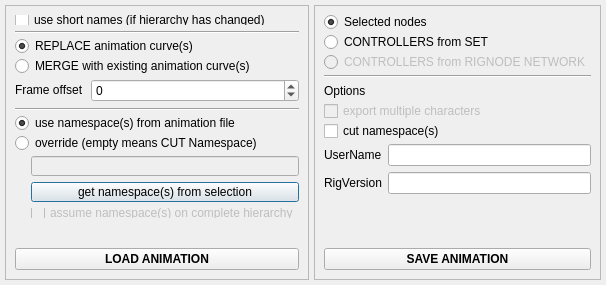
<?xml version="1.0" encoding="UTF-8"?>
<ui version="4.0">
 <class>dialog</class>
 <widget class="QDialog" name="dialog">
  <property name="geometry">
   <rect>
    <x>0</x>
    <y>0</y>
    <width>540</width>
    <height>285</height>
   </rect>
  </property>
  <property name="windowTitle">
   <string>Save / Load animation</string>
  </property>
  <property name="sizeGripEnabled">
   <bool>false</bool>
  </property>
  <layout class="QHBoxLayout" name="horizontalLayout">
   <property name="spacing">
    <number>5</number>
   </property>
   <property name="margin">
    <number>5</number>
   </property>
   <item>
    <widget class="QFrame" name="frame">
     <property name="frameShape">
      <enum>QFrame::StyledPanel</enum>
     </property>
     <property name="frameShadow">
      <enum>QFrame::Sunken</enum>
     </property>
     <layout class="QVBoxLayout" name="verticalLayout">
      <item>
       <widget class="QCheckBox" name="cbShortNames">
        <property name="minimumSize">
         <size>
          <width>0</width>
          <height>10</height>
         </size>
        </property>
        <property name="maximumSize">
         <size>
          <width>16777215</width>
          <height>10</height>
         </size>
        </property>
        <property name="toolTip">
         <string>will look for a node only by short name.

Unpredictable results if multiple nodes with same names in different hierarchies exist.</string>
        </property>
        <property name="text">
         <string>use short names (if hierarchy has changed)</string>
        </property>
       </widget>
      </item>
      <item>
       <widget class="Line" name="line_2">
        <property name="minimumSize">
         <size>
          <width>0</width>
          <height>2</height>
         </size>
        </property>
        <property name="maximumSize">
         <size>
          <width>16777215</width>
          <height>2</height>
         </size>
        </property>
        <property name="orientation">
         <enum>Qt::Horizontal</enum>
        </property>
       </widget>
      </item>
      <item>
       <layout class="QGridLayout" name="gridLayout_4">
        <property name="sizeConstraint">
         <enum>QLayout::SetDefaultConstraint</enum>
        </property>
        <property name="verticalSpacing">
         <number>6</number>
        </property>
        <item row="1" column="0">
         <widget class="QRadioButton" name="rbReplaceKeys">
          <property name="sizePolicy">
           <sizepolicy hsizetype="Minimum" vsizetype="Fixed">
            <horstretch>0</horstretch>
            <verstretch>0</verstretch>
           </sizepolicy>
          </property>
          <property name="minimumSize">
           <size>
            <width>0</width>
            <height>14</height>
           </size>
          </property>
          <property name="maximumSize">
           <size>
            <width>16777213</width>
            <height>14</height>
           </size>
          </property>
          <property name="toolTip">
           <string>Delete animation curves of the affected node 
before applying new animation</string>
          </property>
          <property name="text">
           <string>REPLACE animation curve(s)</string>
          </property>
          <property name="checked">
           <bool>true</bool>
          </property>
          <property name="autoExclusive">
           <bool>false</bool>
          </property>
         </widget>
        </item>
        <item row="2" column="0">
         <widget class="QRadioButton" name="rbMergeKeys">
          <property name="sizePolicy">
           <sizepolicy hsizetype="Minimum" vsizetype="Fixed">
            <horstretch>0</horstretch>
            <verstretch>0</verstretch>
           </sizepolicy>
          </property>
          <property name="minimumSize">
           <size>
            <width>0</width>
            <height>14</height>
           </size>
          </property>
          <property name="maximumSize">
           <size>
            <width>16777215</width>
            <height>14</height>
           </size>
          </property>
          <property name="toolTip">
           <string>Pastes in keys without removing existing animations on node</string>
          </property>
          <property name="text">
           <string>MERGE with existing animation curve(s)</string>
          </property>
          <property name="autoExclusive">
           <bool>false</bool>
          </property>
         </widget>
        </item>
       </layout>
      </item>
      <item>
       <layout class="QGridLayout" name="gridLayout_6">
        <property name="sizeConstraint">
         <enum>QLayout::SetFixedSize</enum>
        </property>
        <item row="0" column="0">
         <widget class="QLabel" name="label">
          <property name="sizePolicy">
           <sizepolicy hsizetype="Fixed" vsizetype="Fixed">
            <horstretch>0</horstretch>
            <verstretch>0</verstretch>
           </sizepolicy>
          </property>
          <property name="minimumSize">
           <size>
            <width>70</width>
            <height>12</height>
           </size>
          </property>
          <property name="maximumSize">
           <size>
            <width>70</width>
            <height>12</height>
           </size>
          </property>
          <property name="toolTip">
           <string>add animation starting on frame x</string>
          </property>
          <property name="text">
           <string>Frame offset</string>
          </property>
         </widget>
        </item>
        <item row="0" column="1">
         <widget class="QSpinBox" name="fOffset">
          <property name="minimumSize">
           <size>
            <width>40</width>
            <height>18</height>
           </size>
          </property>
          <property name="toolTip">
           <string>add animation starting on frame x</string>
          </property>
          <property name="minimum">
           <number>-9999</number>
          </property>
          <property name="maximum">
           <number>9999</number>
          </property>
         </widget>
        </item>
       </layout>
      </item>
      <item>
       <widget class="Line" name="line">
        <property name="minimumSize">
         <size>
          <width>0</width>
          <height>2</height>
         </size>
        </property>
        <property name="maximumSize">
         <size>
          <width>16777215</width>
          <height>2</height>
         </size>
        </property>
        <property name="orientation">
         <enum>Qt::Horizontal</enum>
        </property>
       </widget>
      </item>
      <item>
       <layout class="QGridLayout" name="gridLayout_5">
        <item row="1" column="0">
         <widget class="QRadioButton" name="rbNameSpaceFromAnim">
          <property name="minimumSize">
           <size>
            <width>0</width>
            <height>14</height>
           </size>
          </property>
          <property name="maximumSize">
           <size>
            <width>16777215</width>
            <height>14</height>
           </size>
          </property>
          <property name="toolTip">
           <string>This function will use the names from animation file 
without changing namespaces</string>
          </property>
          <property name="text">
           <string>use namespace(s) from animation file</string>
          </property>
          <property name="checked">
           <bool>true</bool>
          </property>
          <property name="autoExclusive">
           <bool>false</bool>
          </property>
         </widget>
        </item>
        <item row="2" column="0">
         <widget class="QRadioButton" name="rbNameSpaceOverride">
          <property name="enabled">
           <bool>true</bool>
          </property>
          <property name="minimumSize">
           <size>
            <width>0</width>
            <height>14</height>
           </size>
          </property>
          <property name="maximumSize">
           <size>
            <width>16777215</width>
            <height>14</height>
           </size>
          </property>
          <property name="toolTip">
           <string>This option will remove namespaces if empty 
or overwrite namespaces from animation file with new namespace</string>
          </property>
          <property name="text">
           <string>override (empty means CUT Namespace)</string>
          </property>
          <property name="checkable">
           <bool>true</bool>
          </property>
          <property name="checked">
           <bool>false</bool>
          </property>
          <property name="autoExclusive">
           <bool>false</bool>
          </property>
         </widget>
        </item>
       </layout>
      </item>
      <item>
       <layout class="QGridLayout" name="gridLayout_2">
        <item row="0" column="1">
         <widget class="QLineEdit" name="tbNamespace">
          <property name="enabled">
           <bool>false</bool>
          </property>
          <property name="minimumSize">
           <size>
            <width>0</width>
            <height>20</height>
           </size>
          </property>
          <property name="maximumSize">
           <size>
            <width>16777215</width>
            <height>20</height>
           </size>
          </property>
         </widget>
        </item>
        <item row="1" column="1">
         <widget class="QPushButton" name="btnNamespace">
          <property name="enabled">
           <bool>true</bool>
          </property>
          <property name="minimumSize">
           <size>
            <width>0</width>
            <height>20</height>
           </size>
          </property>
          <property name="maximumSize">
           <size>
            <width>16777215</width>
            <height>20</height>
           </size>
          </property>
          <property name="toolTip">
           <string>gets the namespace from currently selected scene node</string>
          </property>
          <property name="text">
           <string>get namespace(s) from selection</string>
          </property>
         </widget>
        </item>
        <item row="0" column="0">
         <widget class="QWidget" name="widget_3" native="true">
          <property name="sizePolicy">
           <sizepolicy hsizetype="Fixed" vsizetype="Fixed">
            <horstretch>0</horstretch>
            <verstretch>0</verstretch>
           </sizepolicy>
          </property>
          <property name="minimumSize">
           <size>
            <width>10</width>
            <height>12</height>
           </size>
          </property>
          <property name="maximumSize">
           <size>
            <width>10</width>
            <height>12</height>
           </size>
          </property>
         </widget>
        </item>
        <item row="2" column="1">
         <widget class="QCheckBox" name="cbForceNameSpace">
          <property name="enabled">
           <bool>false</bool>
          </property>
          <property name="minimumSize">
           <size>
            <width>0</width>
            <height>10</height>
           </size>
          </property>
          <property name="maximumSize">
           <size>
            <width>16777215</width>
            <height>10</height>
           </size>
          </property>
          <property name="toolTip">
           <string>&lt;!DOCTYPE HTML PUBLIC &quot;-//W3C//DTD HTML 4.0//EN&quot; &quot;http://www.w3.org/TR/REC-html40/strict.dtd&quot;&gt;
&lt;html&gt;&lt;head&gt;&lt;meta name=&quot;qrichtext&quot; content=&quot;1&quot; /&gt;&lt;style type=&quot;text/css&quot;&gt;
p, li { white-space: pre-wrap; }
&lt;/style&gt;&lt;/head&gt;&lt;body style=&quot; font-family:'MS Shell Dlg 2'; font-size:8.25pt; font-weight:400; font-style:normal;&quot;&gt;
&lt;p style=&quot; margin-top:0px; margin-bottom:0px; margin-left:0px; margin-right:0px; -qt-block-indent:0; text-indent:0px;&quot;&gt;&lt;span style=&quot; font-size:8pt;&quot;&gt;use this if you have namespaces on nodes but animation was saved:&lt;/span&gt;&lt;/p&gt;
&lt;p style=&quot; margin-top:0px; margin-bottom:0px; margin-left:0px; margin-right:0px; -qt-block-indent:0; text-indent:0px;&quot;&gt;&lt;span style=&quot; font-size:8pt;&quot;&gt;- with &amp;quot;cut namespaces&amp;quot; option enabled or&lt;/span&gt;&lt;/p&gt;
&lt;p style=&quot; margin-top:0px; margin-bottom:0px; margin-left:0px; margin-right:0px; -qt-block-indent:0; text-indent:0px;&quot;&gt;&lt;span style=&quot; font-size:8pt;&quot;&gt;- from nodes without namespaces&lt;/span&gt;&lt;/p&gt;&lt;/body&gt;&lt;/html&gt;</string>
          </property>
          <property name="text">
           <string>assume namespace(s) on complete hierarchy</string>
          </property>
         </widget>
        </item>
       </layout>
      </item>
      <item>
       <widget class="QWidget" name="widget" native="true">
        <property name="minimumSize">
         <size>
          <width>0</width>
          <height>0</height>
         </size>
        </property>
       </widget>
      </item>
      <item>
       <widget class="QPushButton" name="btnLoad">
        <property name="font">
         <font>
          <weight>75</weight>
          <bold>true</bold>
         </font>
        </property>
        <property name="text">
         <string>LOAD ANIMATION</string>
        </property>
       </widget>
      </item>
     </layout>
    </widget>
   </item>
   <item>
    <widget class="QFrame" name="frame_2">
     <property name="frameShape">
      <enum>QFrame::StyledPanel</enum>
     </property>
     <property name="frameShadow">
      <enum>QFrame::Sunken</enum>
     </property>
     <layout class="QVBoxLayout" name="verticalLayout_2">
      <item>
       <layout class="QGridLayout" name="gridLayout">
        <item row="0" column="0">
         <widget class="QRadioButton" name="rbSelection">
          <property name="minimumSize">
           <size>
            <width>0</width>
            <height>14</height>
           </size>
          </property>
          <property name="maximumSize">
           <size>
            <width>16777215</width>
            <height>14</height>
           </size>
          </property>
          <property name="toolTip">
           <string>Save animation of selected scene nodes</string>
          </property>
          <property name="text">
           <string>Selected nodes</string>
          </property>
          <property name="checked">
           <bool>true</bool>
          </property>
         </widget>
        </item>
        <item row="2" column="0">
         <widget class="QRadioButton" name="rbMethod1">
          <property name="enabled">
           <bool>false</bool>
          </property>
          <property name="minimumSize">
           <size>
            <width>0</width>
            <height>14</height>
           </size>
          </property>
          <property name="maximumSize">
           <size>
            <width>16777215</width>
            <height>14</height>
           </size>
          </property>
          <property name="toolTip">
           <string>Will look for controllers of 1 or more characters 
with the help of rig node network with custom nodes. 
(needs a selection if more characters exist in scene)</string>
          </property>
          <property name="text">
           <string>CONTROLLERS from RIGNODE NETWORK</string>
          </property>
         </widget>
        </item>
        <item row="4" column="0">
         <widget class="QLabel" name="label_3">
          <property name="sizePolicy">
           <sizepolicy hsizetype="Preferred" vsizetype="Fixed">
            <horstretch>0</horstretch>
            <verstretch>0</verstretch>
           </sizepolicy>
          </property>
          <property name="minimumSize">
           <size>
            <width>0</width>
            <height>12</height>
           </size>
          </property>
          <property name="text">
           <string>Options</string>
          </property>
         </widget>
        </item>
        <item row="6" column="0">
         <widget class="QCheckBox" name="cbNamespace">
          <property name="minimumSize">
           <size>
            <width>0</width>
            <height>14</height>
           </size>
          </property>
          <property name="maximumSize">
           <size>
            <width>16777215</width>
            <height>14</height>
           </size>
          </property>
          <property name="toolTip">
           <string>cutting namespaces from nodes</string>
          </property>
          <property name="text">
           <string>cut namespace(s)</string>
          </property>
          <property name="checked">
           <bool>false</bool>
          </property>
         </widget>
        </item>
        <item row="5" column="0">
         <widget class="QCheckBox" name="cbMultiChar">
          <property name="enabled">
           <bool>false</bool>
          </property>
          <property name="minimumSize">
           <size>
            <width>0</width>
            <height>14</height>
           </size>
          </property>
          <property name="maximumSize">
           <size>
            <width>16777215</width>
            <height>14</height>
           </size>
          </property>
          <property name="toolTip">
           <string>use this option if you want to export animations 
from ALL characters in the current scene into a single animation file 
- will not allow you to cut namespaces</string>
          </property>
          <property name="text">
           <string>export multiple characters</string>
          </property>
         </widget>
        </item>
        <item row="1" column="0">
         <widget class="QRadioButton" name="rbMethod0">
          <property name="minimumSize">
           <size>
            <width>0</width>
            <height>14</height>
           </size>
          </property>
          <property name="maximumSize">
           <size>
            <width>16777215</width>
            <height>14</height>
           </size>
          </property>
          <property name="toolTip">
           <string>Save animation from all controls of 1 or more characters 
by the selection set method 
(looking for a selection set with an attribute called CryCON or ccon) 
- a node has to be selected if more characters exist in scene</string>
          </property>
          <property name="text">
           <string>CONTROLLERS from SET</string>
          </property>
         </widget>
        </item>
        <item row="3" column="0">
         <widget class="Line" name="line_3">
          <property name="orientation">
           <enum>Qt::Horizontal</enum>
          </property>
         </widget>
        </item>
       </layout>
      </item>
      <item>
       <layout class="QGridLayout" name="gridLayout_3">
        <item row="0" column="0">
         <widget class="QLabel" name="lUserName">
          <property name="text">
           <string>UserName</string>
          </property>
         </widget>
        </item>
        <item row="0" column="1">
         <widget class="QLineEdit" name="tbUserName">
          <property name="readOnly">
           <bool>false</bool>
          </property>
         </widget>
        </item>
        <item row="1" column="1">
         <widget class="QLineEdit" name="tbRigVersion"/>
        </item>
        <item row="1" column="0">
         <widget class="QLabel" name="lRigVersion">
          <property name="text">
           <string>RigVersion</string>
          </property>
         </widget>
        </item>
       </layout>
      </item>
      <item>
       <widget class="QWidget" name="widget_2" native="true"/>
      </item>
      <item>
       <widget class="QPushButton" name="btnSave">
        <property name="font">
         <font>
          <weight>75</weight>
          <bold>true</bold>
         </font>
        </property>
        <property name="text">
         <string>SAVE ANIMATION</string>
        </property>
       </widget>
      </item>
     </layout>
    </widget>
   </item>
  </layout>
 </widget>
 <resources/>
 <connections>
  <connection>
   <sender>rbMethod0</sender>
   <signal>toggled(bool)</signal>
   <receiver>cbMultiChar</receiver>
   <slot>setEnabled(bool)</slot>
   <hints>
    <hint type="sourcelabel">
     <x>374</x>
     <y>59</y>
    </hint>
    <hint type="destinationlabel">
     <x>374</x>
     <y>141</y>
    </hint>
   </hints>
  </connection>
  <connection>
   <sender>rbMethod1</sender>
   <signal>toggled(bool)</signal>
   <receiver>cbMultiChar</receiver>
   <slot>setEnabled(bool)</slot>
   <hints>
    <hint type="sourcelabel">
     <x>374</x>
     <y>88</y>
    </hint>
    <hint type="destinationlabel">
     <x>374</x>
     <y>141</y>
    </hint>
   </hints>
  </connection>
  <connection>
   <sender>cbMultiChar</sender>
   <signal>toggled(bool)</signal>
   <receiver>cbNamespace</receiver>
   <slot>setDisabled(bool)</slot>
   <hints>
    <hint type="sourcelabel">
     <x>374</x>
     <y>141</y>
    </hint>
    <hint type="destinationlabel">
     <x>374</x>
     <y>170</y>
    </hint>
   </hints>
  </connection>
  <connection>
   <sender>rbNameSpaceFromAnim</sender>
   <signal>toggled(bool)</signal>
   <receiver>tbNamespace</receiver>
   <slot>setDisabled(bool)</slot>
   <hints>
    <hint type="sourcelabel">
     <x>22</x>
     <y>171</y>
    </hint>
    <hint type="destinationlabel">
     <x>163</x>
     <y>96</y>
    </hint>
   </hints>
  </connection>
  <connection>
   <sender>rbReplaceKeys</sender>
   <signal>clicked(bool)</signal>
   <receiver>rbMergeKeys</receiver>
   <slot>toggle()</slot>
   <hints>
    <hint type="sourcelabel">
     <x>129</x>
     <y>22</y>
    </hint>
    <hint type="destinationlabel">
     <x>129</x>
     <y>40</y>
    </hint>
   </hints>
  </connection>
  <connection>
   <sender>rbMergeKeys</sender>
   <signal>clicked(bool)</signal>
   <receiver>rbReplaceKeys</receiver>
   <slot>toggle()</slot>
   <hints>
    <hint type="sourcelabel">
     <x>129</x>
     <y>40</y>
    </hint>
    <hint type="destinationlabel">
     <x>129</x>
     <y>22</y>
    </hint>
   </hints>
  </connection>
  <connection>
   <sender>rbNameSpaceFromAnim</sender>
   <signal>clicked(bool)</signal>
   <receiver>rbNameSpaceOverride</receiver>
   <slot>toggle()</slot>
   <hints>
    <hint type="sourcelabel">
     <x>129</x>
     <y>105</y>
    </hint>
    <hint type="destinationlabel">
     <x>46</x>
     <y>128</y>
    </hint>
   </hints>
  </connection>
  <connection>
   <sender>rbNameSpaceOverride</sender>
   <signal>clicked(bool)</signal>
   <receiver>rbNameSpaceFromAnim</receiver>
   <slot>toggle()</slot>
   <hints>
    <hint type="sourcelabel">
     <x>46</x>
     <y>128</y>
    </hint>
    <hint type="destinationlabel">
     <x>129</x>
     <y>105</y>
    </hint>
   </hints>
  </connection>
  <connection>
   <sender>rbNameSpaceFromAnim</sender>
   <signal>toggled(bool)</signal>
   <receiver>cbForceNameSpace</receiver>
   <slot>setDisabled(bool)</slot>
   <hints>
    <hint type="sourcelabel">
     <x>132</x>
     <y>109</y>
    </hint>
    <hint type="destinationlabel">
     <x>140</x>
     <y>191</y>
    </hint>
   </hints>
  </connection>
 </connections>
</ui>
